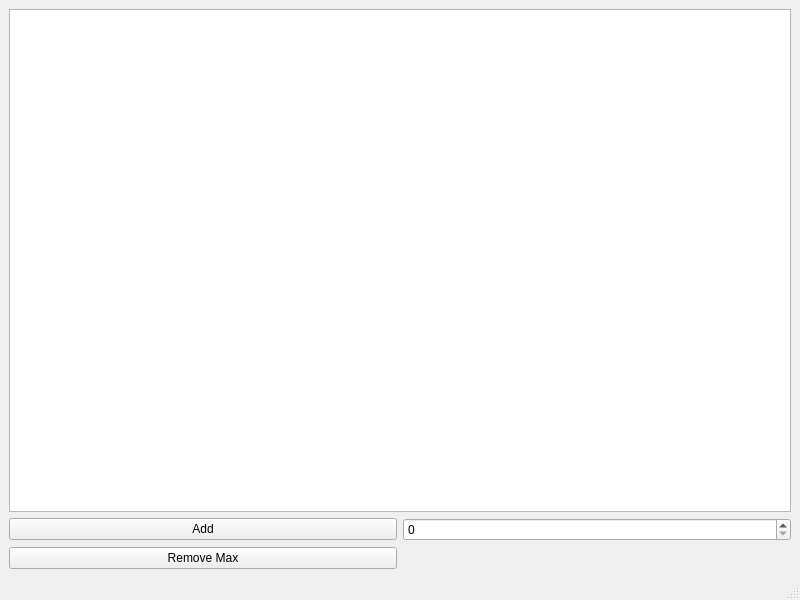
<?xml version="1.0" encoding="UTF-8"?>
<ui version="4.0">
 <class>MainWindow</class>
 <widget class="QMainWindow" name="MainWindow">
  <property name="geometry">
   <rect>
    <x>0</x>
    <y>0</y>
    <width>800</width>
    <height>600</height>
   </rect>
  </property>
  <property name="windowTitle">
   <string>MainWindow</string>
  </property>
  <widget class="QWidget" name="centralwidget">
   <layout class="QVBoxLayout" name="verticalLayout">
    <item>
     <layout class="QHBoxLayout" name="horizontalLayout">
      <item>
       <layout class="QVBoxLayout" name="v1">
        <item>
         <widget class="QTextEdit" name="textEdit"/>
        </item>
        <item>
         <layout class="QGridLayout" name="gridLayout">
          <item row="0" column="0">
           <widget class="QPushButton" name="addBtn">
            <property name="text">
             <string>Add</string>
            </property>
           </widget>
          </item>
          <item row="0" column="1">
           <widget class="QSpinBox" name="spinBox"/>
          </item>
          <item row="1" column="0">
           <widget class="QPushButton" name="removeBtn">
            <property name="text">
             <string>Remove Max</string>
            </property>
           </widget>
          </item>
         </layout>
        </item>
       </layout>
      </item>
     </layout>
    </item>
   </layout>
  </widget>
  <widget class="QMenuBar" name="menubar">
   <property name="geometry">
    <rect>
     <x>0</x>
     <y>0</y>
     <width>800</width>
     <height>30</height>
    </rect>
   </property>
  </widget>
  <widget class="QStatusBar" name="statusbar"/>
 </widget>
 <resources/>
 <connections/>
</ui>
